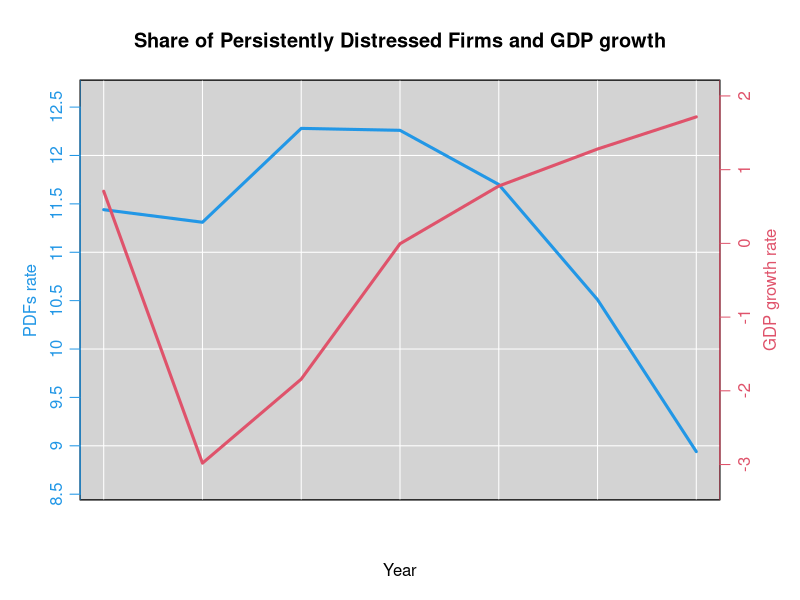
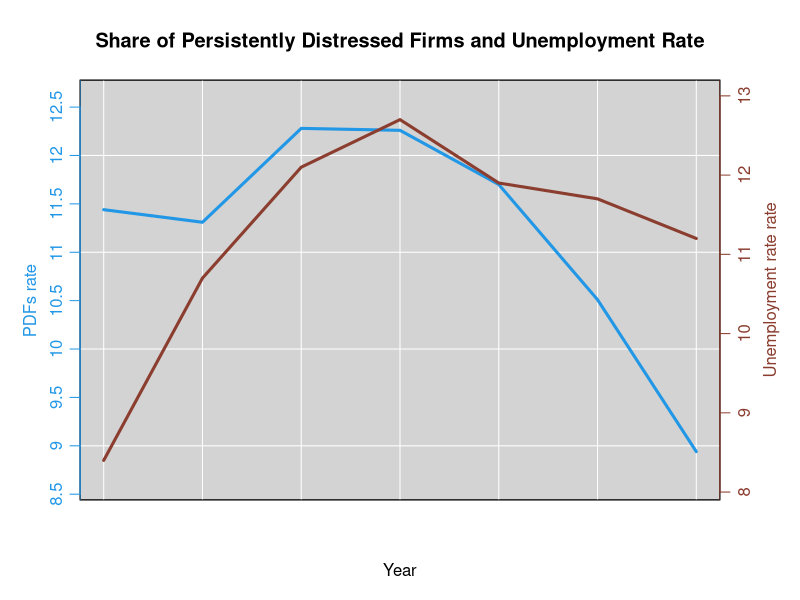
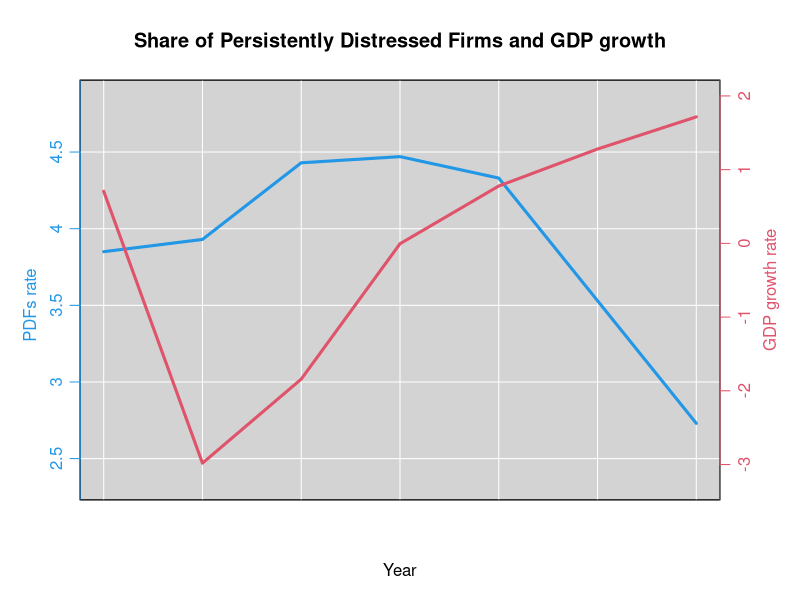
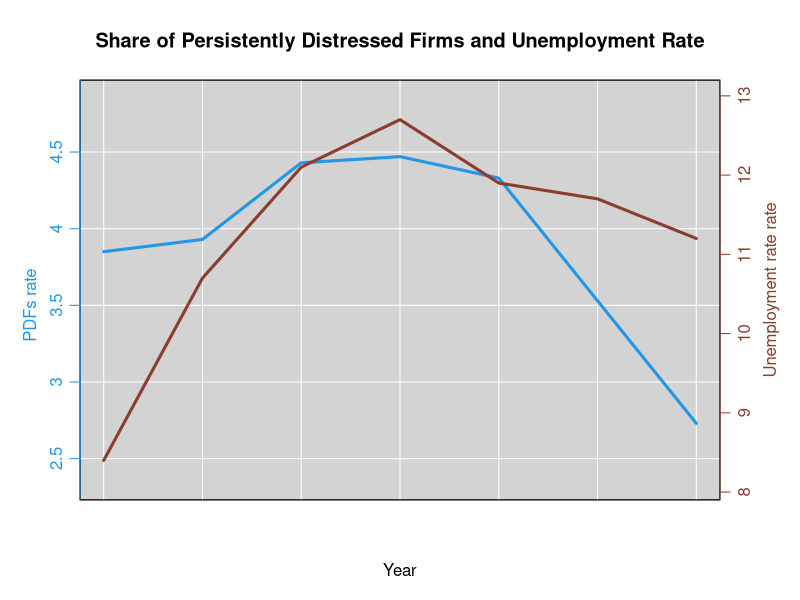

The R source for these figures, in order:
######################################################################################
##                                                                                  ##
##        Code for Plots for the "Machine Learning for Zombie Hunting" paper        ##
##                           Falco J. Bargagli-Stoffi                               ##
##                                                                                  ##
##                                                                                  ##
######################################################################################

library(plotrix)

# Plot Zombie (8th-percentile)

pdf <- c(11.44, 11.31, 12.28, 12.26, 11.70, 10.51, 8.94)
gdp_growth <- c(0.707, -2.981, -1.841, -0.005, 0.778, 1.280, 1.716) # Data from World Bank (https://data.worldbank.org/indicator/NY.GDP.MKTP.KD.ZG?end=2018&locations=IT&start=2011)
unemployment <- c(8.4, 10.7, 12.1, 12.7, 11.9, 11.7, 11.2) # Data from Statista (https://www.statista.com/statistics/531010/unemployment-rate-italy/)
years <- c(seq(2011,2017,1))


twoord.plot(years, pdf,
            years, gdp_growth,
            type= c("l", "l"),
            lwd = 3,
            xaxt = 'n', yaxt = 'n',
            lylim=range(pdf)+c(-0.5,0.5),rylim=range(gdp_growth)+c(-0.5,0.5),
            lcol=4,
            xlab = "Year",
            ylab = "PDFs rate",
            rylab = "GDP growth rate",
            main = "Share of Persistently Distressed Firms and GDP growth",
            do.first="plot_bg();grid(col=\"white\",lty=1)")

twoord.plot(years, pdf,
            years, unemployment,
            type= c("l", "l"),
            lwd = 3, 
            xaxt = 'n', yaxt = 'n',
            lylim=range(pdf)+c(-0.5,0.5),rylim=range(unemployment)+c(-0.5,0.5),
            lcol = 4,
            rcol="coral4",
            xlab = "Year",
            ylab = "PDFs rate",
            rylab = "Unemployment rate rate",
            main = "Share of Persistently Distressed Firms and Unemployment Rate",
            do.first="plot_bg();grid(col=\"white\",lty=1)")


# Plot Zombie (9th-decile)


pdf <- c(3.85, 3.93, 4.43, 4.47, 4.33, 3.53, 2.73)
twoord.plot(years, pdf,
            years, gdp_growth,
            type= c("l", "l"),
            lwd = 3,
            xaxt = 'n', yaxt = 'n',
            lylim=range(pdf)+c(-0.5,0.5),rylim=range(gdp_growth)+c(-0.5,0.5),
            lcol=4,
            xlab = "Year",
            ylab = "PDFs rate",
            rylab = "GDP growth rate",
            main = "Share of Persistently Distressed Firms and GDP growth",
            do.first="plot_bg();grid(col=\"white\",lty=1)")

twoord.plot(years, pdf,
            years, unemployment,
            type= c("l", "l"),
            lwd = 3, 
            xaxt = 'n', yaxt = 'n',
            lylim=range(pdf)+c(-0.5,0.5),rylim=range(unemployment)+c(-0.5,0.5),
            lcol = 4,
            rcol="coral4",
            xlab = "Year",
            ylab = "PDFs rate",
            rylab = "Unemployment rate rate",
            main = "Share of Persistently Distressed Firms and Unemployment Rate",
            do.first="plot_bg();grid(col=\"white\",lty=1)")
